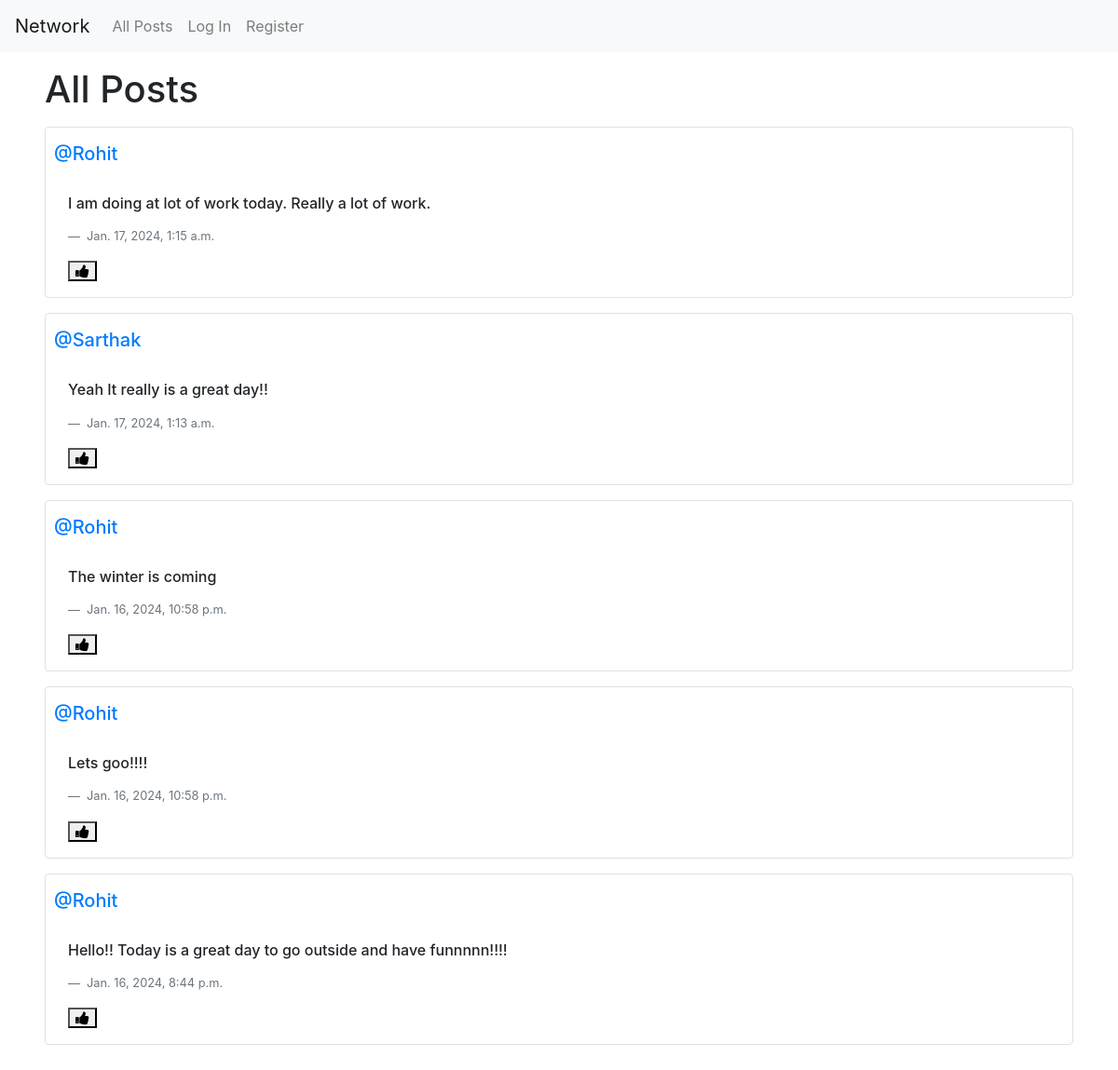
The page / on the database its author committed.
### network/models.py (models this page shows, shortened)
class Post(models.Model):
    postContent = models.CharField(max_length = 140)
    postUser = models.ForeignKey(User, on_delete = models.CASCADE, related_name="author")
    postDate = models.DateTimeField(auto_now_add=True)

class User(AbstractUser):
    pass

### network/views.py (the view)
# urls.py: path("", views.index, name="index"),
def index(request):
    allPosts = Post.objects.all().order_by("id").reverse()
    p = Paginator(allPosts, 10)
    page_number = request.GET.get('page')
    postsPerPage = p.get_page(page_number)
    allLikes = Like.objects.all()
    likedPosts = []
    try:
        for like in allLikes:
            if like.likingUser.id == request.user.id:
                likedPosts.append(like.likedPost.id)
    except:
        likedPosts = []
    print(f"Length of liked{len(likedPosts)}")
    return render(request, "network/index.html", {
        "allPosts": postsPerPage,
        "likedPosts": likedPosts
    })

### network/templates/network/index.html (shortened to what this page needs)
{% extends "network/layout.html" %}
{% block body %}
    <h1 class="my-3 mx-5">All Posts</h1>
        {% for post in allPosts %}
            <div class="border rounded my-3 mx-5">
                <div class="row">
                    <h5 class = "my-3 mx-4"><a href="{% url 'profilePage' user_id=post.postUser.id %}">@{{ post.postUser }}</a></h5>
                </div>
                <h6 class = "my-3 mx-4" id="content_{{ post.id }}"> {{ post.postContent }} </h6>
                <p class = "my-3 mx-4 blockquote-footer"> {{ post.postDate }} </p>
                <div class = "my-3 mx-4">
                    {% if post.postUser != user %}
                        {% if post.id in likedPosts %}
                            <button onclick="likeHandler({{ post.id }}, {{ likedPosts }})" class="fa fa-thumbs-down" id="{{ post.id }}"></button>
                        {% else %}
                            <button onclick="likeHandler({{ post.id }}, {{ likedPosts }})" class="fa fa-thumbs-up" id="{{ post.id }}"></button>
                        {% endif %}
                    {% endif %}
                </div>
            </div>
        {% endfor %}
{% endblock %}

### network/templates/network/layout.html (shortened to what this page needs)
{% load static %}
<!DOCTYPE html>
<html lang="en">
    <head>
        <link rel="stylesheet" href="https://stackpath.bootstrapcdn.com/bootstrap/4.4.1/css/bootstrap.min.css">
        <link href="{% static 'network/styles.css' %}" rel="stylesheet">
        <link rel="stylesheet" href="https://cdnjs.cloudflare.com/ajax/libs/font-awesome/4.7.0/css/font-awesome.min.css">
    </head>
    <body>
        <nav class="navbar navbar-expand-lg navbar-light bg-light">
            <a class="navbar-brand" href="{% url 'index' %}">Network</a>
            <div>
              <ul class="navbar-nav mr-auto">
                <li class="nav-item">
                  <a class="nav-link" href="{% url 'index' %}">All Posts</a>
                </li>
                {% if user.is_authenticated %}
                    <li class="nav-item">
                        <a class="nav-link" href="{% url 'following' %}">Following</a>
                    </li>
                    <li class="nav-item">
                        <a class="nav-link" href="{% url 'logout' %}">Log Out</a>
                    </li>
                {% else %}
                    <li class="nav-item">
                        <a class="nav-link" href="{% url 'login' %}">Log In</a>
                    </li>
                    <li class="nav-item">
                        <a class="nav-link" href="{% url 'register' %}">Register</a>
                    </li>
                {% endif %}
              </ul>
            </div>
          </nav>
        <div class="body">
            {% block body %}
            {% endblock %}
        </div>
    </body>
</html>

### rows shown on the page
Post: postUser "Rohit", postContent "I am doing at lot of work today. Really a lot of work.", postDate "Jan. 17, 2024, 1:15 a.m."
Post: postUser "Sarthak", postContent "Yeah It really is a great day!!", postDate "Jan. 17, 2024, 1:13 a.m."
Post: postUser "Rohit", postContent "The winter is coming", postDate "Jan. 16, 2024, 10:58 p.m."
Post: postUser "Rohit", postContent "Lets goo!!!!", postDate "Jan. 16, 2024, 10:58 p.m."
Post: postUser "Rohit", postContent "Hello!! Today is a great day to go outside and have funnnnn!!!!", postDate "Jan. 16, 2024, 8:44 p.m."
